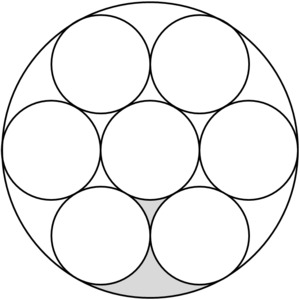
#> input picture images/8circles.png, 300 x 300 px
$ python detect-circles.py --image images/8circles.png
#> lines starting #> are read from the running program, lines starting #| are printed output that depends on the picture; after the words box and inside, x2 and y2 are one past the last pixel; in counts of white or black regions, pixels touching at a corner belong together
import numpy as np
import argparse
import cv2

ap = argparse.ArgumentParser()
ap.add_argument("-i", "--image", required = True)
args = vars(ap.parse_args())

image = cv2.imread(args["image"])
#> image is the input picture: shape (300, 300, 3); min 0, max 255, mean 240.1
output = image.copy()
gray = cv2.cvtColor(image, cv2.COLOR_BGR2GRAY)

circles = cv2.HoughCircles(gray, cv2.HOUGH_GRADIENT, 1.2, 90)
#> circles = [[149.4, 149.4, 48.48], [100.2, 64.2, 48.6], [198.6, 234.6, 48], [249, 149.4, 48.72], [49.8, 149.4, 48.84], [198.6, 64.2, 47.76], [100.2, 235.8, 47.76]]

if circles is not None:
	circles = np.round(circles[0, :]).astype("int")
#> circles = [[149, 149, 48], [100, 64, 49], [199, 235, 48], [249, 149, 49], [50, 149, 49], [199, 64, 48], [100, 236, 48]]
	for (x, y, r) in circles:
		cv2.circle(output, (x, y), r, (0, 255, 0), 3)
		cv2.circle(output, (x, y), 3, (255, 0, 0), 3)
#> this loop made 7 passes
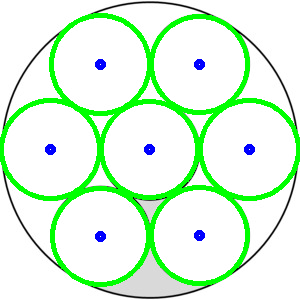
#> output: shape (300, 300, 3); 11.89% of pixels changed, all inside (x1, y1, x2, y2) = (0, 13, 300, 287)

cv2.imshow("output", output)
cv2.waitKey(0)
